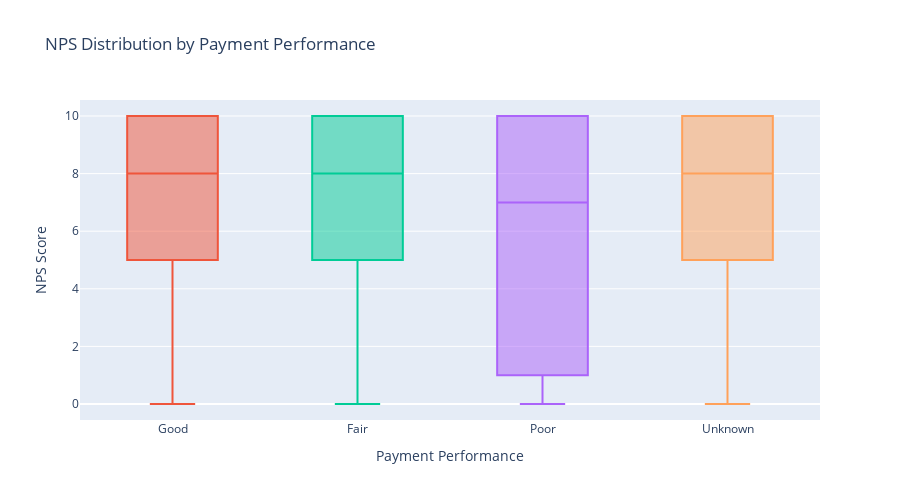

The notebook cell this image was saved under:
### Code cell
# NPS distribution by payment performance
fig = px.box(credit_nps, x='payment_performance', y='nps_score',
             title='NPS Distribution by Payment Performance',
             labels={'payment_performance': 'Payment Performance', 'nps_score': 'NPS Score'},
             category_orders={'payment_performance': ['Excellent', 'Good', 'Fair', 'Poor', 'Unknown']},
             color='payment_performance')

fig.update_layout(height=500, showlegend=False)
fig.show()

### Figure 1 — Plotly figure (JSON) as saved in the notebook; plotly's stock layout.template omitted (floating-point values rounded to 4 significant figures; data arrays with more than 128 entries replaced by an {"elided": "..."} marker saying what was removed)
{"data": [{"alignmentgroup": "True", "hovertemplate": "Payment Performance=%{x}<br>NPS Score=%{y}<extra></extra>", "legendgroup": "Good", "marker": {"color": "#EF553B"}, "name": "Good", "notched": false, "offsetgroup": "Good", "orientation": "v", "showlegend": true, "type": "box", "x": {"elided": "1144 str values"}, "x0": " ", "xaxis": "x", "y": {"elided": "1144 float values"}, "y0": " ", "yaxis": "y"}, {"alignmentgroup": "True", "hovertemplate": "Payment Performance=%{x}<br>NPS Score=%{y}<extra></extra>", "legendgroup": "Fair", "marker": {"color": "#00cc96"}, "name": "Fair", "notched": false, "offsetgroup": "Fair", "orientation": "v", "showlegend": true, "type": "box", "x": {"elided": "729 str values"}, "x0": " ", "xaxis": "x", "y": {"elided": "729 float values"}, "y0": " ", "yaxis": "y"}, {"alignmentgroup": "True", "hovertemplate": "Payment Performance=%{x}<br>NPS Score=%{y}<extra></extra>", "legendgroup": "Poor", "marker": {"color": "#ab63fa"}, "name": "Poor", "notched": false, "offsetgroup": "Poor", "orientation": "v", "showlegend": true, "type": "box", "x": {"elided": "864 str values"}, "x0": " ", "xaxis": "x", "y": {"elided": "864 float values"}, "y0": " ", "yaxis": "y"}, {"alignmentgroup": "True", "hovertemplate": "Payment Performance=%{x}<br>NPS Score=%{y}<extra></extra>", "legendgroup": "Unknown", "marker": {"color": "#FFA15A"}, "name": "Unknown", "notched": false, "offsetgroup": "Unknown", "orientation": "v", "showlegend": true, "type": "box", "x": {"elided": "662 str values"}, "x0": " ", "xaxis": "x", "y": {"elided": "662 float values"}, "y0": " ", "yaxis": "y"}], "layout": {"boxmode": "overlay", "height": 500, "legend": {"title": {"text": "Payment Performance"}, "tracegroupgap": 0}, "showlegend": false, "title": {"text": "NPS Distribution by Payment Performance"}, "xaxis": {"anchor": "y", "categoryarray": ["Excellent", "Good", "Fair", "Poor", "Unknown"], "categoryorder": "array", "domain": [0, 1], "title": {"text": "Payment Performance"}}, "yaxis": {"anchor": "x", "domain": [0, 1], "title": {"text": "NPS Score"}}}}
